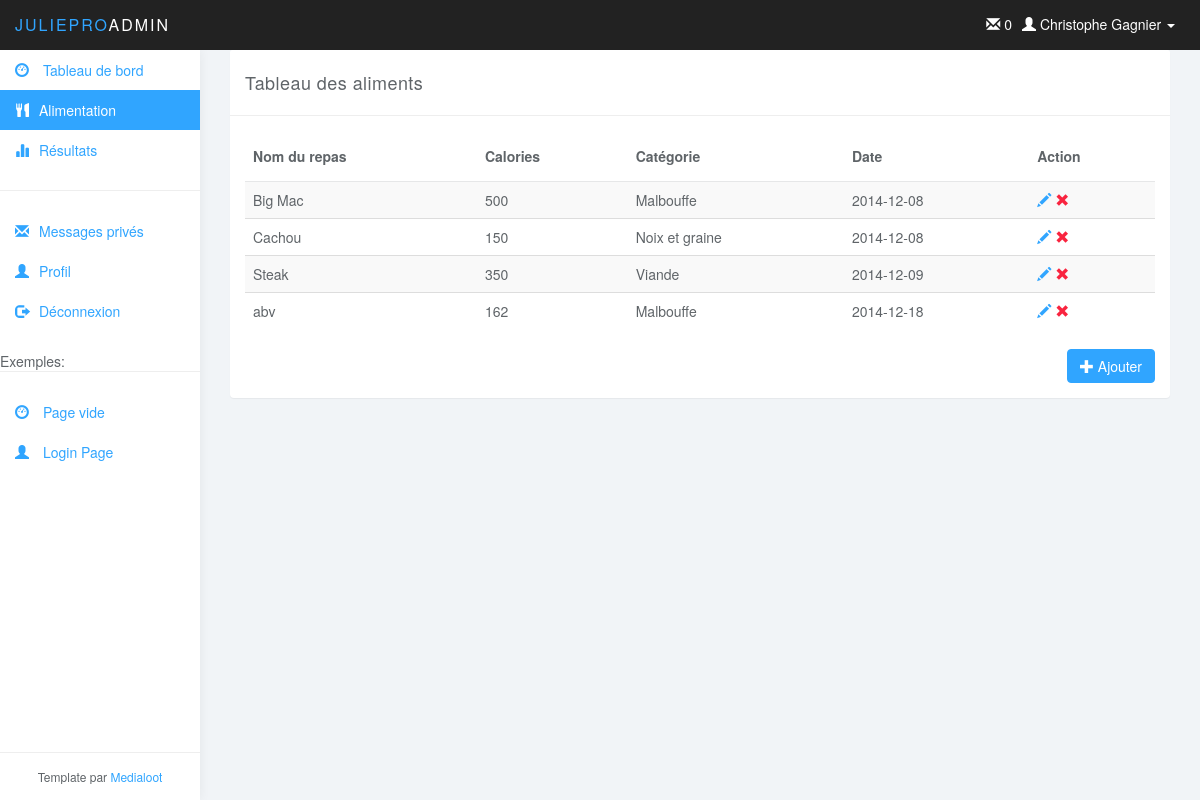
Screenshot of /?action=view_alimentation with the database file from the repository.
### tables this page shows
CREATE TABLE IF NOT EXISTS `utilisateur` (
  `utilisateurID` int(11) NOT NULL AUTO_INCREMENT,
  `nom` varchar(45) NOT NULL,
  `prenom` varchar(45) NOT NULL,
  `noTel` varchar(45) NOT NULL,
  `noCell` varchar(45) DEFAULT NULL,
  `noRue` int(11) NOT NULL,
  `rue` varchar(45) NOT NULL,
  `ville` varchar(45) NOT NULL,
  `codePostal` varchar(45) NOT NULL,
  `age` int(11) NOT NULL,
  `dateInscription` datetime NOT NULL,
  `courriel` varchar(45) NOT NULL,
  `statut` int(11) NOT NULL,
  `entraineurID` int(11) DEFAULT NULL,
  PRIMARY KEY (`utilisateurID`),
  KEY `fk_Utilisateur_Utilisateur_idx` (`entraineurID`)
);

CREATE TABLE IF NOT EXISTS `alimentation` (
  `alimentationID` int(11) NOT NULL AUTO_INCREMENT,
  `nomRepas` varchar(45) NOT NULL,
  `calorieIngere` int(11) NOT NULL,
  `date` date NOT NULL,
  `categorieID` int(11) NOT NULL,
  `clientID` int(11) NOT NULL,
  PRIMARY KEY (`alimentationID`),
  KEY `fk_Alimentation_catégorieNourriture1_idx` (`categorieID`),
  KEY `fk_Alimentation_Utilisateur1_idx` (`clientID`)
);

CREATE TABLE IF NOT EXISTS `categorienourriture` (
  `categorieID` int(11) NOT NULL AUTO_INCREMENT,
  `nom` varchar(45) NOT NULL,
  PRIMARY KEY (`categorieID`)
);

### model/user_db.php (called while the page is built, shortened)
<?php
function get_user($userID) {
    global $db;
    $query = 'SELECT * FROM utilisateur
              WHERE utilisateurID = '.$userID;
    $result = $db->query($query);
	$result = $result->fetch();
    return $result;
}

### model/message_db.php (called while the page is built, shortened)
<?php
function get_nombre_messages($userID) {
    global $db;
    $query = '
        SELECT count(messageID)
        FROM message AS me
        WHERE me.destinataireID = '.$userID.' and estLu = 0;';
    $result = $db->query($query);
    return $result->fetch()[0];
}

### model/alimentation_db.php (called while the page is built, shortened)
<?php
function get_all_alimentation($userID){
    global $db;
    $query = '      select a.`alimentationID`, a.`nomRepas`, a.`calorieIngere`,`date`, c.nom
                    from `alimentation` a
                    inner join categorienourriture c
                    on c.categorieID = a.categorieID
                    where a.clientID = '.$userID;
    $result = $db->query($query);
    $alimentation = Array();
    while($data = $result->fetch())
    {
        $alimentation[$data['alimentationID']] = $data;
    }
    return $alimentation;
}

### view/alimentation.php (the view)
<?php $alimentation = get_all_alimentation($userInfo['utilisateurID']); ?>
<div class="col-md-12">
    <div class="panel panel-default">
        <div class="panel-heading">Tableau des aliments</div>
        <div class="panel-body">
            <table class="table table-striped table-hover">
                <thead>
                <tr>
                    <th>Nom du repas</th>
                    <th>Calories</th>
                    <th>Catégorie</th>
                    <th>Date</th>
                    <th>Action</th>
                </tr>
                </thead>
                <?php
                foreach($alimentation as $alimentCourant)
                {
                    echo '<tr>';
                        echo'<td>'.$alimentCourant['nomRepas'].'</td>';
                        echo'<td>'.$alimentCourant['calorieIngere'].'</td>';
                        echo'<td>'.$alimentCourant['nom'].'</td>';
                        echo'<td>'.$alimentCourant['date'].'</td>';
                        echo '<td>';
                            echo '<a href="#" class="glyphicon glyphicon-pencil "> </a> ';
                            echo '<a href="?action=remove_alimentation&alimentationID='.$alimentCourant['alimentationID'].'" class="glyphicon glyphicon-remove color-red"> </a>';
                        echo '</td>';
                    echo '</tr>';
                }
            ?>
            </table>
            <a href="?action=form_alimentation" class="btn btn-primary pull-right"><span class="glyphicon glyphicon-plus"></span> Ajouter</a>
        </div>
    </div>
</div>

### view/header.php (shortened to what this page needs)
<!DOCTYPE html>
<html>
<head>
    <link href="css/bootstrap.min.css" rel="stylesheet">
    <link href="css/datepicker3.css" rel="stylesheet">
    <link href="css/styles.css" rel="stylesheet">
</head>
<body>
<nav class="navbar navbar-inverse navbar-fixed-top" role="navigation">
    <div class="container-fluid">
        <div class="navbar-header">
            <a class="navbar-brand" href="index.php"><span>JuliePro</span>Admin</a>
            <?php if(!empty($userInfo))
            { ?>
                <ul class="user-menu">
                    <li class="dropdown pull-right"> <a href="#" class="dropdown-toggle" data-toggle="dropdown"> <span class="glyphicon glyphicon-user"></span> <?php echo $userInfo['prenom'].' '.$userInfo['nom']; ?> <span class="caret"></span> </a>
                    </li>
                </ul>
				<ul class="user-menu">
					<li><a href="?action=view_messageprive"><span class="glyphicon glyphicon-envelope"></span> <?php echo get_nombre_messages($userInfo['utilisateurID']); ?> </a></li>
				</ul>
            <?php } ?>
        </div>
    </div>
</nav>

### css/styles.css (style rules this page uses)
body { background: #f1f4f7; padding-top: 50px; color: #5f6468; }
a, a:hover, a:focus { color: #30a5ff; }
.color-red { color: #f9243f; }
.navbar-header .navbar-brand { color: #fff; font-size: 16px; text-transform: uppercase; font-weight: 500; letter-spacing: 2px; }
.navbar-header .navbar-brand span { color: #30a5ff; }
.btn-primary, .btn-primary:hover, .btn-primary:focus, .btn-primary:active, .btn-primary.active, .open > .dropdown-toggle.btn-primary, .btn-primary.disabled, .btn-primary[disabled], fieldset[disabled] .btn-primary, .btn-primary.disabled:hover, .btn-primary[disabled]:hover, fieldset[disabled] .btn-primary:hover, .btn-primary.disabled:focus, .btn-primary[disabled]:focus, fieldset[disabled] .btn-primary:focus, .btn-primary.disabled:active, .btn-primary[disabled]:active, fieldset[disabled] .btn-primary:active, .btn-primary.disabled.active, .btn-primary[disabled].active, fieldset[disabled] .btn-primary.active { background-color: #30a5ff; border-color: #30a5ff; }
.panel { border: 0; }
.panel-heading { font-size: 18px; font-weight: 300; letter-spacing: 0.025em; height: 66px; line-height: 45px; }
.panel-default .panel-heading { background: #fff; border-bottom: 1px solid #eee; color: #5f6468; }
.navbar { border: 0; }
.user-menu { display: inline-block; margin-top: 14px; margin-right: 10px; float: right; list-style: none; padding: 0; }
.user-menu a { color: #fff; }
@media (min-width: 768px) { .navbar-header { width: 100%; } }
.table { background: #fff; }
.table>thead>tr>th { border-bottom: 1px solid #e6e7e8; vertical-align: middle; height: 50px; }

### rows the page displays
utilisateur: prenom "Christophe", nom "Gagnier"
alimentation: nomRepas "Big Mac", calorieIngere "500", categorieID.nom "Malbouffe", date "2014-12-08"
alimentation: nomRepas "Cachou", calorieIngere "150", categorieID.nom "Noix et graine", date "2014-12-08"
alimentation: nomRepas "Steak", calorieIngere "350", categorieID.nom "Viande", date "2014-12-09"
alimentation: nomRepas "abv", calorieIngere "162", categorieID.nom "Malbouffe", date "2014-12-18"

### other values shown
get_nombre_messages($userInfo['utilisateurID']) "0"
